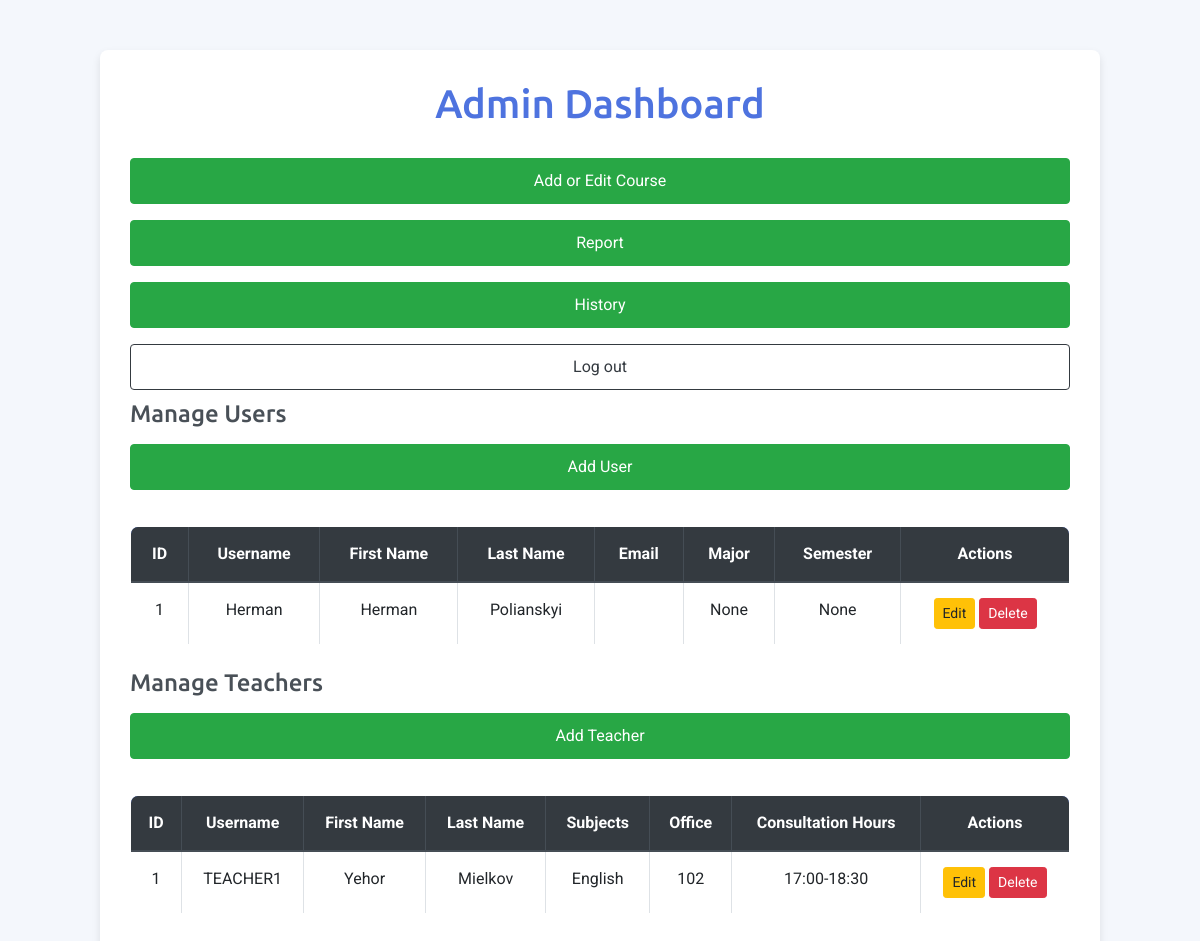
/admin (signed in), run on the app's committed database.
### models.py (models this page shows)
class BaseUser(UserMixin, db.Model):
    __abstract__ = True
    id = db.Column(db.Integer, primary_key=True)
    username = db.Column(db.String(150), unique=True, nullable=False)
    password = db.Column(db.String(150), nullable=False)
    first_name = db.Column(db.String(100), nullable=True)
    last_name = db.Column(db.String(100), nullable=True)
    account_type = db.Column(db.String(50), nullable=False)
    email = db.Column(db.String(150), nullable=True, unique=True)

class User(BaseUser):
    __tablename__ = 'user'
    major = db.Column(db.String(150), nullable=True)
    semester = db.Column(db.Integer, nullable=True)
    enrolled_courses = db.relationship('Course', secondary='enrollment', back_populates='students')

class Teacher(BaseUser):
    __tablename__ = 'teacher'
    subjects = db.Column(db.String(200), nullable=False)
    office = db.Column(db.String(100), nullable=False)
    consultation_hours = db.Column(db.String(100), nullable=False)
    courses = db.relationship('Course', backref='teacher')

### app.py (the view)
@app.route('/admin', methods=['GET', 'POST'])
@login_required
def admin_page():
    if not current_user.is_authenticated:
        flash("You must be logged in to access this page.", "danger")
        return redirect(url_for('login'))
    teachers = Teacher.query.all()
    users = User.query.all()
    return render_template('admin_page.html', teachers=teachers, users=users)

### app.py (called while the page is built)
@login_manager.user_loader
def load_user(user_id):
    user = User.query.get(int(user_id))
    if not user:
        user = Teacher.query.get(int(user_id))
    if not user:
        user = Admin.query.get(int(user_id))
    return user

### templates/admin_page.html (shortened to what this page needs)
<!DOCTYPE html>
<html lang="en">
<head>
    <link rel="stylesheet" href="https://cdn.jsdelivr.net/npm/bootstrap@4.3.1/dist/css/bootstrap.min.css">
</head>
<body>
    <div class="container">
        <h1>Admin Dashboard</h1>
        <a href="{{ url_for('manage_courses') }}" class="btn btn-success mb-3">Add or Edit Course</a>
        <a href="{{ url_for('reports') }}" class="btn btn-success mb-3">Report</a>
        <a href="{{ url_for('admin_payhistory') }}" class="btn btn-success mb-3">History</a>
        <a href="{{ url_for('logout') }}" class="btn btn-outline-dark">Log out</a>
        <div class="mb-4">
            <h4>Manage Users</h4>
            <a href="{{ url_for('add_user') }}" class="btn btn-success mb-3">Add User</a>
            <table class="table table-bordered table-hover">
                <thead class="thead-dark">
                    <tr>
                        <th>ID</th>
                        <th>Username</th>
                        <th>First Name</th>
                        <th>Last Name</th>
                        <th>Email</th>
                        <th>Major</th>
                        <th>Semester</th>
                        <th>Actions</th>
                    </tr>
                </thead>
                <tbody>
                    {% for user in users %}
                    <tr>
                        <td>{{ user.id }}</td>
                        <td>{{ user.username }}</td>
                        <td>{{ user.first_name }}</td>
                        <td>{{ user.last_name }}</td>
                        <td>{{ user.email }}</td>
                        <td>{{ user.major }}</td>
                        <td>{{ user.semester }}</td>
                        <td>
                            <a href="{{ url_for('edit_user', user_id=user.id) }}" class="btn btn-sm btn-warning">Edit</a>
                            <a href="{{ url_for('delete_user', user_id=user.id) }}"
                                class="btn btn-sm btn-danger"
                                onclick="return confirm('Are you sure you want to delete this user?')">Delete</a>
                        </td>
                    </tr>
                    {% endfor %}
                </tbody>
            </table>
        </div>
        <div class="mb-5">
            <h4>Manage Teachers</h4>
            <a href="{{ url_for('add_teacher') }}" class="btn btn-success mb-3">Add Teacher</a>
            <table class="table table-bordered table-hover">
                <thead class="thead-dark">
                    <tr>
                        <th>ID</th>
                        <th>Username</th>
                        <th>First Name</th>
                        <th>Last Name</th>
                        <th>Subjects</th>
                        <th>Office</th>
                        <th>Consultation Hours</th>
                        <th>Actions</th>
                    </tr>
                </thead>
                <tbody>
                    {% for teacher in teachers %}
                    <tr>
                        <td>{{ teacher.id }}</td>
                        <td>{{ teacher.username }}</td>
                        <td>{{ teacher.first_name }}</td>
                        <td>{{ teacher.last_name }}</td>
                        <td>{{ teacher.subjects }}</td>
                        <td>{{ teacher.office }}</td>
                        <td>{{ teacher.consultation_hours }}</td>
                        <td>
                            <a href="{{ url_for('edit_teacher', teacher_id=teacher.id) }}" class="btn btn-sm btn-warning">Edit</a>
                            <a href="{{ url_for('delete_teacher', teacher_id=teacher.id) }}"
                                class="btn btn-sm btn-danger"
                                onclick="return confirm('Are you sure you want to delete this teacher?')">Delete</a>
                        </td>
                    </tr>
                    {% endfor %}
                </tbody>
            </table>
        </div>
    </div>
</body>
</html>

### templates/admin_page.html (style rules this page uses)
body { font-family: 'Roboto', sans-serif; background-color: #f4f7fc; }
.container { background-color: #ffffff; border-radius: 8px; box-shadow: 0 4px 8px rgba(0, 0, 0, 0.1); padding: 30px; max-width: 1000px; margin-top: 50px; }
h1 { font-family: 'Ubuntu', sans-serif; color: #4e73df; text-align: center; margin-bottom: 30px; }
h4 { font-family: 'Ubuntu', sans-serif; color: #495057; margin-bottom: 15px; }
.btn-success, .btn-outline-dark { font-size: 16px; padding: 10px 20px; border-radius: 4px; transition: background-color 0.3s, border-color 0.3s; width: 100%; margin-bottom: 10px; }
.btn-success { background-color: #28a745; border-color: #28a745; }
.btn-outline-dark { border-color: #343a40; color: #343a40; background-color: transparent; }
.table { border-radius: 8px; overflow: hidden; margin-top: 20px; }
.table-bordered { border: 1px solid #ddd; }
.table th, .table td { padding: 15px; text-align: center; }
.thead-dark { background-color: #4e73df; color: #fff; }

### data on the page
User: id "1", username "Herman", first_name "Herman", last_name "Polianskyi", major "None", semester "None"
Teacher: id "1", username "TEACHER1", first_name "Yehor", last_name "Mielkov", subjects "English", office "102", consultation_hours "17:00-18:30"
